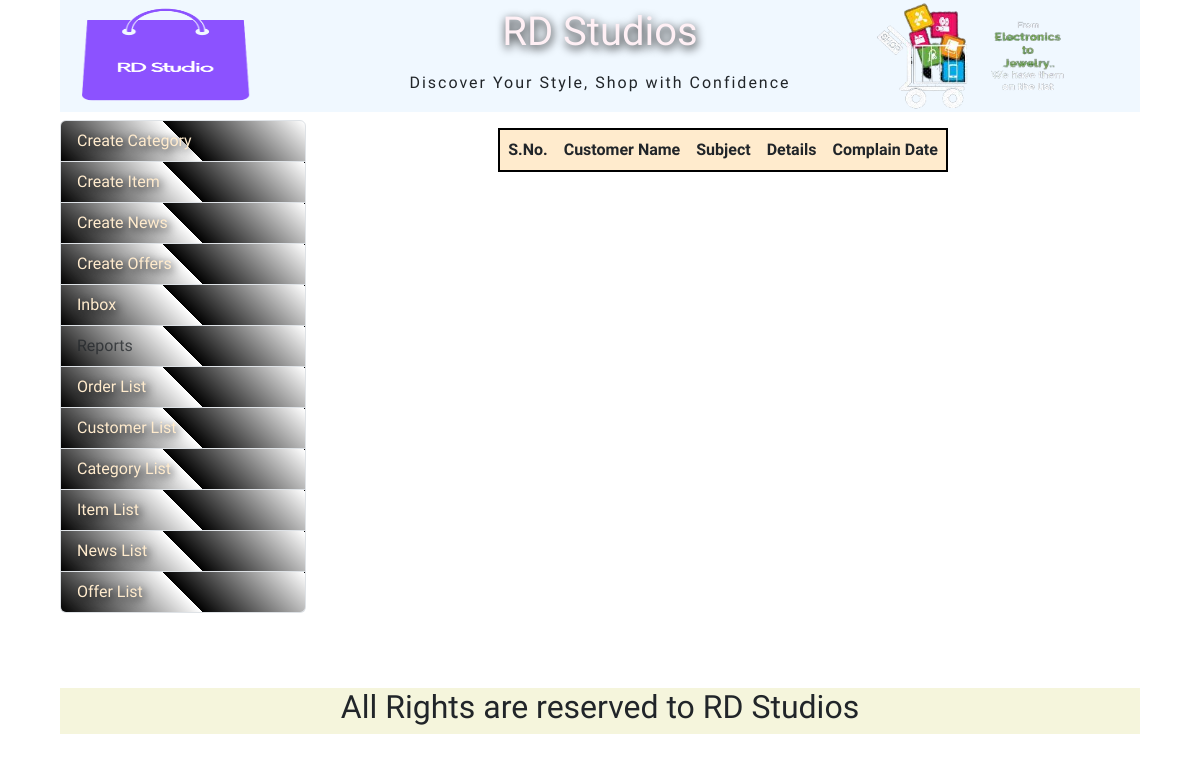
Page /adminInbox.php on the earlier database version.
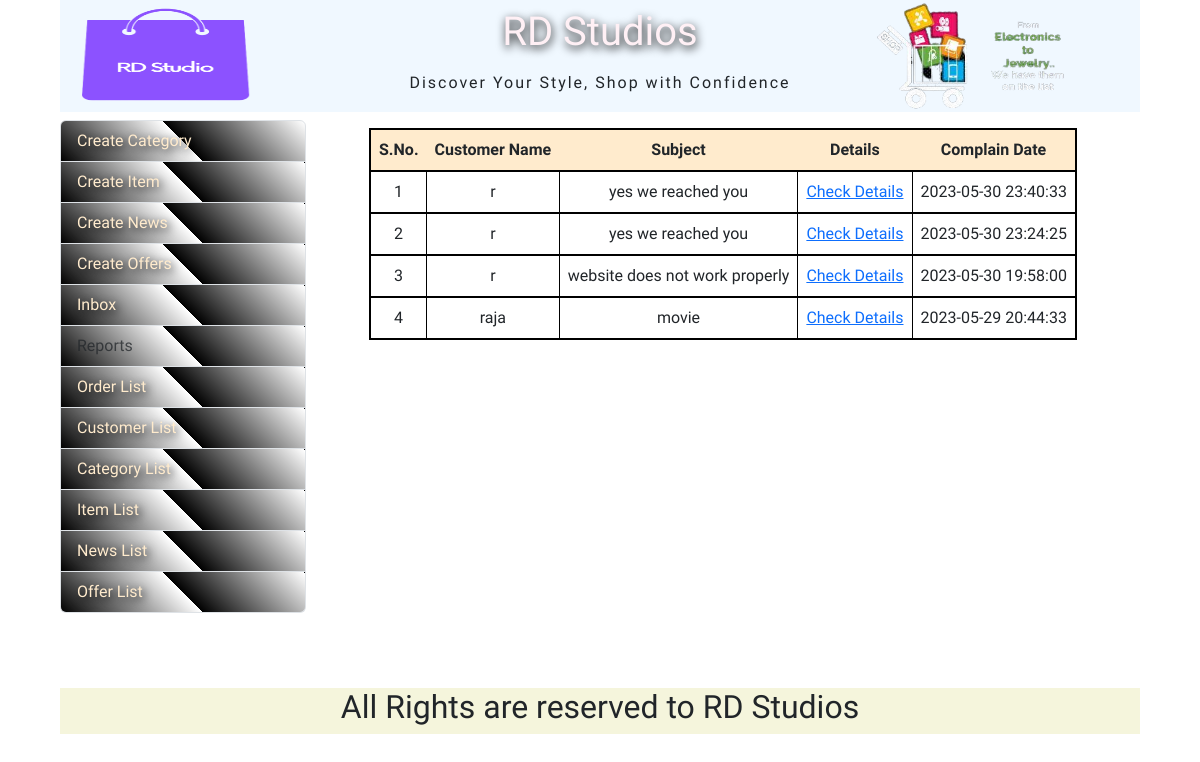
Same page on the later database version.
### tables this page shows
CREATE TABLE IF NOT EXISTS `complain_info` (
  `complain_id` int(11) NOT NULL AUTO_INCREMENT,
  `user_name` varchar(55) NOT NULL,
  `complain_subject` varchar(100) NOT NULL,
  `complain_descriptin` text NOT NULL,
  `complain_date` datetime NOT NULL,
  `receiver_name` varchar(55) NOT NULL DEFAULT 'admin',
  PRIMARY KEY (`complain_id`)
);

### adminInbox.php (the view)
<?php
require_once("header.php");
?>
<div id="container" >
<div id="adminArea" class="row">
<div id="leftAdminArea">
    <?php
     require_once("adminMenu.php");
    ?>
</div>
<div id="rightAdminArea">
<?php
    require_once("dbconnect.php");
    $sql = "SELECT * FROM `complain_info` ORDER BY `complain_date` DESC";
    $rsNews = mysqli_query($con, $sql) or die("Query Error -1");
    ?>
    <table id="displayCartInfoTable">
        <tr>
            <th>S.No.</th>
            <th>Customer Name</th>
            <th>Subject</th>
            <th>Details</th>
            <th>Complain Date</th>
        </tr>
        <?php
        $cnt = 0;
        while ($row = mysqli_fetch_array($rsNews)) {
            $id=$row['complain_id'];
            $cnt++;
            echo("<tr>");
            echo("<td>$cnt</td>");
            echo("<td>{$row['user_name']}</td>");
            echo("<td>{$row['complain_subject']}</td>");
            echo("<td><a href='displayComplainDetails.php?complain_id=$id'>Check Details</a></td>");
            echo("<td>{$row['complain_date']}</td>");
            echo("</tr>");
        }
        ?>
    </table>
</div>
</div>
</div>
<?php
require_once("footer.php");
?>

Differences in the rows shown:
added complain_info: user_name "r", complain_subject "yes we reached you", complain_date "2023-05-30 23:40:33"
added complain_info: user_name "r", complain_subject "yes we reached you", complain_date "2023-05-30 23:24:25"
added complain_info: user_name "r", complain_subject "website does not work properly", complain_date "2023-05-30 19:58:00"
added complain_info: user_name "raja", complain_subject "movie", complain_date "2023-05-29 20:44:33"
